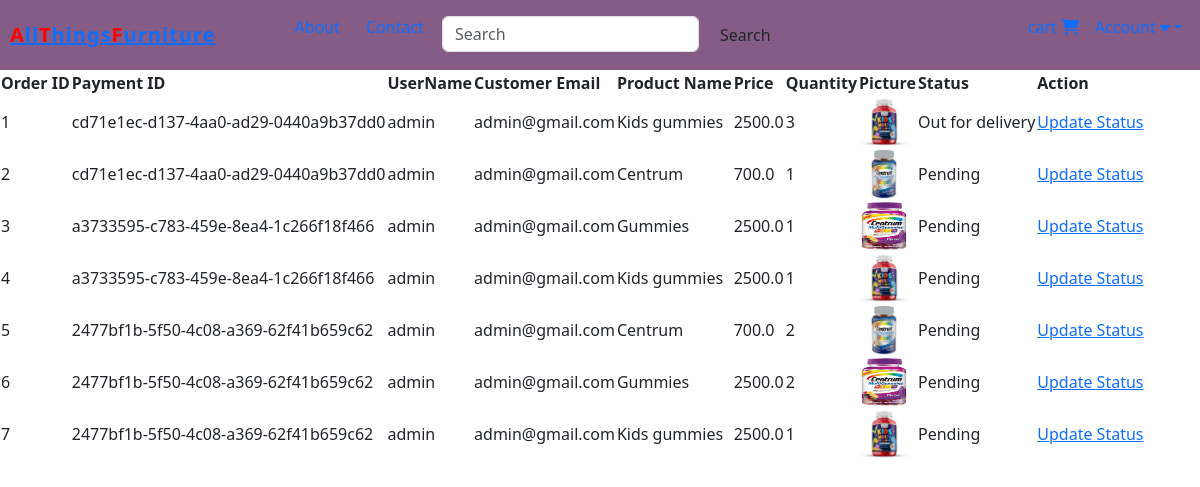
Page /view-orders (signed in) on the earlier database version.
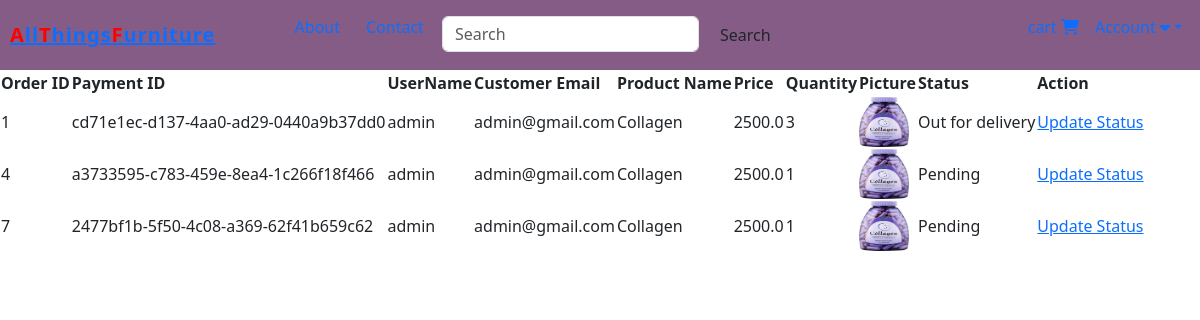
Same page on the later database version.
### website/models.py (models this page shows, shortened)
class Order(db.Model):
    id = db.Column(db.Integer, primary_key=True)
    quantity = db.Column(db.Integer, nullable=False)
    price = db.Column(db.Float, nullable=False)
    status = db.Column(db.String(100), nullable=False)
    payment_id = db.Column(db.String(1000), nullable=False)
    customer_link = db.Column(db.Integer, db.ForeignKey('customer.id'), nullable=False)
    product_link = db.Column(db.Integer, db.ForeignKey('product.id'), nullable=False)

class Customer(db.Model, UserMixin):
    id = db.Column(db.Integer, primary_key=True)
    email = db.Column(db.String(100), unique=True)
    username = db.Column(db.String(100), unique=True)
    password_hash = db.Column(db.String(100), nullable=False)
    date_joined = db.Column(db.DateTime(), default=datetime.utcnow)
    cart_items = db.relationship('Cart', backref=db.backref('customer', lazy=True))
    orders = db.relationship('Order', backref=db.backref('customer', lazy=True))
    @property
    def password(self):
        raise AttributeError('Password is not a readable attribute')

class Product(db.Model):
    id = db.Column(db.Integer, primary_key=True)
    product_name = db.Column(db.String(100), nullable=False)
    current_price = db.Column(db.Float, nullable=False)
    previous_price = db.Column(db.Float, nullable=False)
    in_stock = db.Column(db.Integer, nullable=False)
    product_picture = db.Column(db.String(1000), nullable=False)
    flash_sale = db.Column(db.Boolean, default=False)
    date_added = db.Column(db.DateTime(), default=datetime.utcnow)
    carts = db.relationship('Cart', backref='product', cascade='all, delete-orphan')
    orders = db.relationship('Order', backref='product', cascade='all, delete-orphan')

### website/admin.py (the view)
@admin.route('/view-orders')
@login_required
def order_view():
    if current_user.id == 1:
        orders = Order.query.all()
        return render_template('view_orders.html', orders=orders)
    return render_template('404.html')

### website/__init__.py (called while the page is built)
def create_app():
    app = Flask(__name__)
    app.config['SECRET_KEY'] = 'Marymutiso' #For encrypting session data for auth etc.
    app.config['SQLALCHEMY_DATABASE_URI'] = f'sqlite:///{DB_NAME}'
    db.init_app(app)
    @app.errorhandler(404)
    def page_not_found(error):
        return render_template('404.html'), 404
    login_manager = LoginManager()
    login_manager.init_app(app)
    login_manager.login_view = 'auth.login'
    @login_manager.user_loader
    def load_user(id):
        return Customer.query.get(int(id))
    from .views import views
    from .auth import auth
    from .admin import admin
    from .models import Customer, Product, Cart, Order
    app.register_blueprint(views, url_prefix='/')
    app.register_blueprint(auth, url_prefix='/')
    app.register_blueprint(admin, url_prefix='/')
    with app.app_context():
        create_database()
    return app

### website/templates/view_orders.html (shortened to what this page needs)
{% extends 'base.html' %}
{% block content %}
<table>
    <thead>
        <tr>
            <th scope="col">Order ID</th>
            <th scope="col">Payment ID</th>
            <th scope="col">UserName</th>
            <th scope="col">Customer Email</th>
            <th scope="col">Product Name</th>
            <th scope="col">Price</th>
            <th scope="col">Quantity</th>
            <th scope="col">Picture</th>
            <th scope="col">Status</th>
            <th scope="col">Action</th>
        </tr>
    </thead>
    <tbody>
        {% for order in orders %}
        <tr>
            <td>{{ order.id }}</td>
            <td>{{ order.payment_id }}</td>
            <td>{{ order.customer.username }}</td>
            <td>{{ order.customer.email }}</td>
            <td>{{ order.product.product_name }}</td>
            <td>{{ order.price }}</td>
            <td>{{ order.quantity }}</td>
            <td><img src="{{ order.product.product_picture }}" alt="" style="height: 50px; width: 50px; border-radius: 2px;"></td>
            <td>{{ order.status}}</td>
            <td>
                <a href="/update-order/{{ order.id }}">Update Status</a>
            </td>
        </tr>
        {% endfor %}
    </tbody>
</table>
{% endblock %}

### website/templates/base.html (shortened to what this page needs)
<!DOCTYPE html>
<html lang="en">
<head>
    <link rel="stylesheet" href="https://maxcdn.bootstrapcdn.com/bootstrap/5.3.2/css/bootstrap.min.css">
    <link rel="stylesheet" href="https://cdnjs.cloudflare.com/ajax/libs/bootstrap-icons/1.11.3/font/bootstrap-icons.min.css" />
    <link rel="stylesheet" href="{{ url_for('static', filename='css/navigation.css')}}">
    <link rel="stylesheet" href="{{ url_for('static', filename='css/all.min.css') }}">
    <link rel="stylesheet" href="{{ url_for('static', filename='css/bootstrap.min.css') }}">
</head>
<body>
    <nav>
        <a class="logo"><b>A</b>ll<b>T</b>hings<b>F</b>urniture</a>
        <div>
            <ul>
                <li><a href="#">About</a></li>
                <li><a href="#">Contact</a></li>
            </ul>
            <form class="d-flex" role="search" action="/search" style="margin-right: 170px;" method="POST">
                <input class="form-control me-2" name="search" type="search" placeholder="Search" aria-label="Search">
                <button class="btn" type="submit">Search</button>
            </form>
        </div>
        <ul>
            <li>
                {% if cart | length < 1 %}
                <a href="/cart">cart
                    <i class="fa-solid fa-cart-shopping"></i>
                </a>
                {% else %}
                <a href="/cart">cart
                    <i class="bi bi-{{ cart | length }}-square-fill"></i>
                </a>
                {% endif %}
            </li>
            <li>
                <a href="#"  class="dropdown-toggle" data-bs-toggle="dropdown">Account <i class="fas fa-caret-down"></i></a>
    </nav>
    {% block content %} {% endblock %}
</body>
</html>

### website/static/css/navigation.css (style rules this page uses)
body { font-family: 'Arial', sans-serif; margin: 0; padding: 0; background: #eaeaea; }
nav { background-color: #f9f9f9; padding: 10px; display: flex; justify-content: space-between; align-items: center; background-color:rgb(133, 92, 133); }
nav .logo { font-size: 20px; font-weight: 700; letter-spacing: 1px; }
nav a b { color: red; }
nav div { display: flex; justify-content: space-between; align-items: center; }
nav div ul { list-style: none; display: flex; margin-right: 5px; }
nav div ul li { margin: 5px; }
nav div ul li a { font-size: 16px; text-decoration: none; }
nav div form input { border: none; outline: none; background-color: #fff; height: 100%; width: 200px; font-size: 18px; border: 1px solid #ccc; padding: 5px; }
.btn { background-color:orange; color: #fff; padding: 8px 10px; border: none; cursor: pointer; height: 100%; }
nav ul { display: flex; justify-content: space-between; align-items: center; list-style: none; }
nav ul li a { text-decoration: none; margin: 8px; }

Differences in the rows shown:
removed Order: id "2", payment_id "cd71e1ec-d137-4aa0-ad29-0440a9b37dd0", customer.username "admin", customer.email "admin@gmail.com", product.product_name "Centrum", price "700.0", quantity "1", product.product_picture (picture), status "Pending"
removed Order: id "3", payment_id "a3733595-c783-459e-8ea4-1c266f18f466", customer.username "admin", customer.email "admin@gmail.com", product.product_name "Gummies", price "2500.0", quantity "1", product.product_picture (picture), status "Pending"
removed Order: id "5", payment_id "2477bf1b-5f50-4c08-a369-62f41b659c62", customer.username "admin", customer.email "admin@gmail.com", product.product_name "Centrum", price "700.0", quantity "2", product.product_picture (picture), status "Pending"
removed Order: id "6", payment_id "2477bf1b-5f50-4c08-a369-62f41b659c62", customer.username "admin", customer.email "admin@gmail.com", product.product_name "Gummies", price "2500.0", quantity "2", product.product_picture (picture), status "Pending"
changed through a linked row, Order "cd71e1ec-d137-4aa0-ad29-0440a9b37dd0": product.product_name "Kids gummies" → "Collagen"; product.product_picture: a different picture
changed through a linked row, Order "a3733595-c783-459e-8ea4-1c266f18f466": product.product_name "Kids gummies" → "Collagen"; product.product_picture: a different picture
changed through a linked row, Order "2477bf1b-5f50-4c08-a369-62f41b659c62": product.product_name "Kids gummies" → "Collagen"; product.product_picture: a different picture
